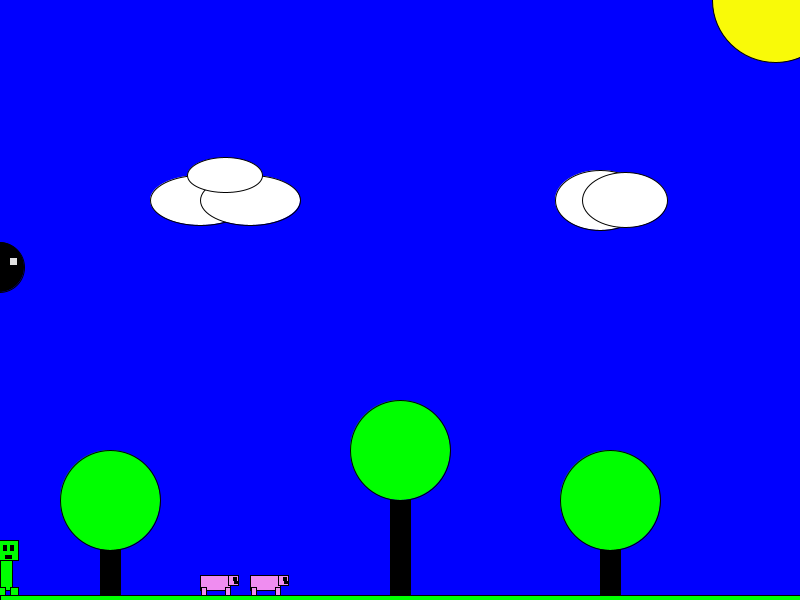
Frame 1 (no input)
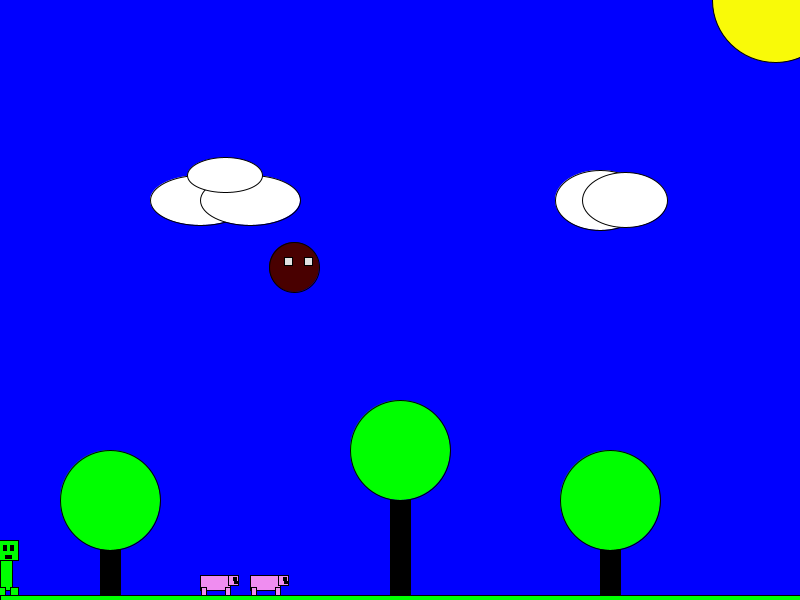
Frame 60 (the mouse pressed at the canvas centre just before this capture)
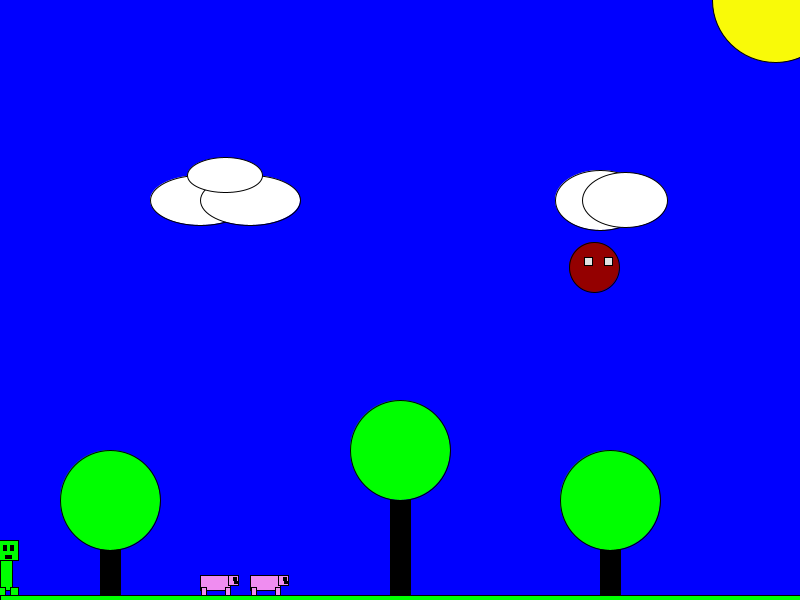
Frame 120 (the mouse held since frame 60 and released just before this capture)

The Processing sketch that drew these frames (run headless with seeded random() and noise(); from frame 60 on, the mouse is pressed at the canvas centre):

// Processing sketch: processing_103733
// ── processing_103733.pde

float treeXPosition = 600.0;
int launchPosition = -1;
int altitude = 0;
int explosionPosition = -1;
int pig1Position = 200;
int pig2Position = 250;
int birdAltitude = (int)random(25,400);
int poop = birdAltitude;
int birdPosition = -1;
int birdPositionMax = 800;
int score = 0;
int cPosition = 0;
int poopPosition = -1;
void keyPressed() {
  if (key == ' ') {
    explosionPosition = cPosition;
    if ((explosionPosition >= (pig1Position - 100)) && (explosionPosition <= (pig1Position + 100))) {
      pig1Position = 900;
    }
    if ((explosionPosition >= (pig2Position - 100)) && (explosionPosition <= (pig2Position + 100))) {
      pig2Position = 900;
    }
    setup ();
    fill (252, 98, 8);
    ellipse (explosionPosition, 575, 100, 100);
    //frameRate (.1);
  } else if ((key == 'f') && (launchPosition < 0)) {
    launchPosition = cPosition;
    altitude = 555;
    rect (mouseX, 565, 15, 15);
  } else {
    explosionPosition = -1;
  }
  if ((poopPosition < 0) && (cPosition <= birdPosition)){
    poopPosition = birdPosition;
    poop = birdAltitude;
  }
    
}
void drawTree(float xPosition)
{
  fill (0, 0, 0);
  rect (xPosition, 475, 20, 125);
  fill (0, 255, 0);
  ellipse (xPosition + 10, 500, 100, 100);
}
void mine () {
  int mineSpawn1 = (int) random (800);
  rect (mineSpawn1, 590, 20, 10);
}
void setup()
{
  noCursor ();
  size (800, 600);
  background(0, 0, 300);
  drawTree(100);
  fill (0, 255, 0);
  ellipse (400, 450, 100, 100);
  fill (0, 0, 0);
  rect (390, 500, 20, 200);
  fill (255, 255, 255);
  ellipse (200, 200, 100, 50);
  ellipse (250, 200, 100, 50);
  ellipse (225, 175, 75, 35);
  fill (0, 255, 0);
  fill (0, 0, 0);
  rect (treeXPosition, 475, 20, 125);
  fill (0, 255, 0);
  ellipse (treeXPosition + 10, 500, 100, 100);
  rect (0, 595, 800, 15);
  drawPiggy (pig1Position);
  drawPiggy (pig2Position);
  fill (249, 250, 8);
  ellipse (775, 0, 125, 125);
  drawCloud (600, 200, 90, 60);
}
 
void draw () {
  if(birdPosition >= width)
  {
    
  }
  if (key == 'd' && keyPressed && cPosition < pig1Position && cPosition < pig2Position)
  {
    cPosition = cPosition + 5;
    creeper(cPosition);
  }
  if (key == 'a' && keyPressed)
  {
    cPosition = cPosition - 5;
    creeper(cPosition);
  }
  if (explosionPosition == -1) {
    creeper (cPosition);
  }
 
 
  if (launchPosition >= 0) {
    float r = random (225);
    float g = random (225);
    float b = random (225);
    fill (r, g, b);
    ellipse (launchPosition, altitude, 20, 20);
    altitude = altitude - 5;
    if (altitude < 0) {
      launchPosition = -1;
    }
  }
  if (birdPosition >= birdPositionMax) {
    birdPosition = 0;
    birdAltitude= (int)random(20, 80);
    birdAltitude= birdAltitude*5;
    poopPosition = -1;
  }
 
  fill (birdPosition/4, 0, 0);
  ellipse (birdPosition, birdAltitude, 50, 50);
  fill (225, 225, 225);
  rect (birdPosition + 10, birdAltitude - 10, 8, 8);
  rect (birdPosition - 10, birdAltitude - 10, 8, 8);
  birdPosition = birdPosition + 5;
  if (launchPosition >= ((birdPosition - 50)) && ((launchPosition <= (birdPosition + 50)) && ((altitude == (birdAltitude)))))
  {
    fill (255, 0, 0);
    ellipse (birdPosition, birdAltitude, 100, 100);
    birdAltitude = birdAltitude -50;
    birdPosition = 0;
    altitude = -40;
    score = score + 1;
  }
 
  if (score == 3) {
    fill (0);
    textSize (50);
    text("SSSSSssss... good jawb!!!", 100, 300);
    text("To continue hit another bird", 100, 350);
  }
  if (poopPosition >= 0){
    
    ellipse (poopPosition, poop, 20, 20);
    poop = poop + 3;
  }
}   
 
void creeper (float cPosition) {
  setup ();
  fill(0, 255, 0);
  rect (cPosition, 550, 12, 40);
  rect (cPosition - 3, 587, 8, 8);
  rect (cPosition + 10, 587, 8, 8);
  rect (cPosition - 2, 540, 20, 20);
  fill (0, 0, 0);
  rect (cPosition + 3, 545, 3, 5);
  rect (cPosition + 10, 545, 3, 5);
  rect (cPosition + 5, 555, 6, 3);
}
void drawCloud(float xPosition, float yPosition, float cloudwidth, float cloudheight)
{
  fill (255, 255, 255);
  ellipse (xPosition, yPosition, cloudwidth, cloudheight);
  ellipse (xPosition + 25, yPosition, cloudwidth - 5, cloudheight - 5);
}
void drawPiggy (float xPos)
{
  if (xPos >= 0) {
    fill (239, 141, 240);
    rect (xPos, 575, 30, 15);
    rect (xPos + 1, 587, 5, 8);
    rect (xPos + 25, 587, 5, 8);
    rect (xPos + 28, 575, 10, 10);
    fill (0, 0, 0);
    rect (xPos + 33, 577, 3, 3);
    rect (xPos + 34, 581, 4, 2);
  }
}
